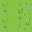

A level layout from a 2D game, rendered from its tile map. Below: a short description, then the map file with tile-grid data replaced by summaries:
An orthogonal 2x2 tile map with 16x16 px tiles, 1 tile layer (Tiles).

<map version="1.9" tiledversion="1.9.0" orientation="orthogonal" renderorder="right-down" width="2" height="2" tilewidth="16" tileheight="16" infinite="0" nextlayerid="3" nextobjectid="6">
 <properties>
  <property name="SomeBool" type="bool" value="true" />
  <property name="SomeColor" type="color" value="#ff10ebff" />
  <property name="SomeFile" type="file" value="fileProperty.txt" />
  <property name="SomeFloat" type="float" value="5.44" />
  <property name="SomeInt" type="int" value="1" />
  <property name="Something" value="In The Way" />
 </properties>
 <tileset firstgid="1" source="Grasslands.tsx" />
 <layer id="1" name="Tiles" width="2" height="2">
  <properties>
   <property name="Something" value="Hello" />
  </properties>
  <data>[4 cells, 4 non-empty, 3 distinct tile ids]</data>
 </layer>
</map>